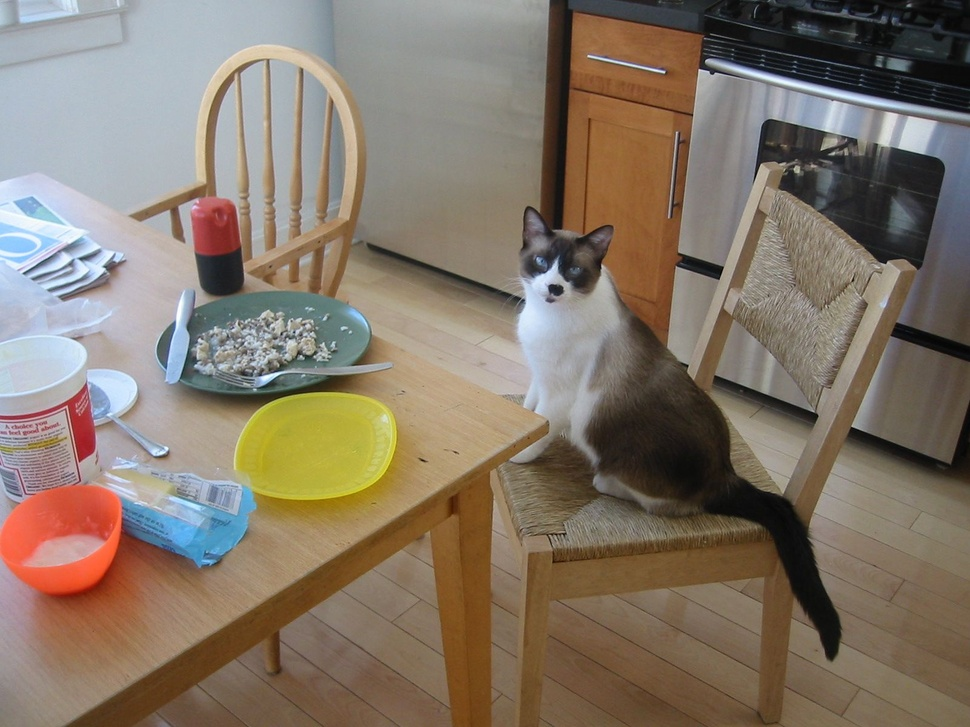
%> input picture PCA/PCA_from_image_data/IMG_2616.jpg, 970 x 727 px, shrunk from 1600 x 1200 before the run
$ octave PCA_from_image_data.m   (GNU Octave 9; MATLAB toolbox functions it lacks are replaced by stand-ins)
%> lines starting %> are read from the running program, lines starting %| are printed output that depends on the picture
%% Transforms - PCA
% Find PCA for image data


%% Start

clear

%% Load image

a = imread('IMG_2616.jpg');
%> a is the input picture: size 727x970x3 uint8; mean R, G, B 132, 118.9, 104.7
a = rgb2gray(a);
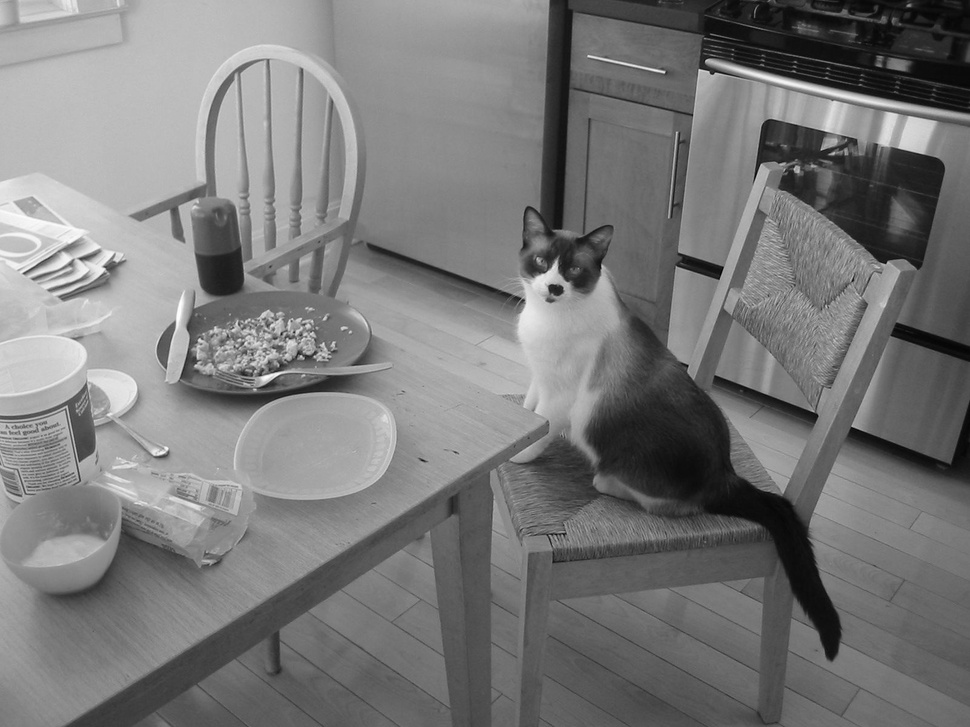
%> a: size 727x970 uint8; min 3, max 254, mean 121.2
a = double(a);
%> a: size 727x970 double

figure(1)
clf
imagesc(a);
colormap gray
axis image

%% Extract sequences of length 8

% Ensure that the number of rows is a multiple of 8
[N1, N2] = size(a);
%> N1 = 727; N2 = 970
M1 = 8*floor(N1/8);
%> M1 = 720
a = a(1:M1,:);
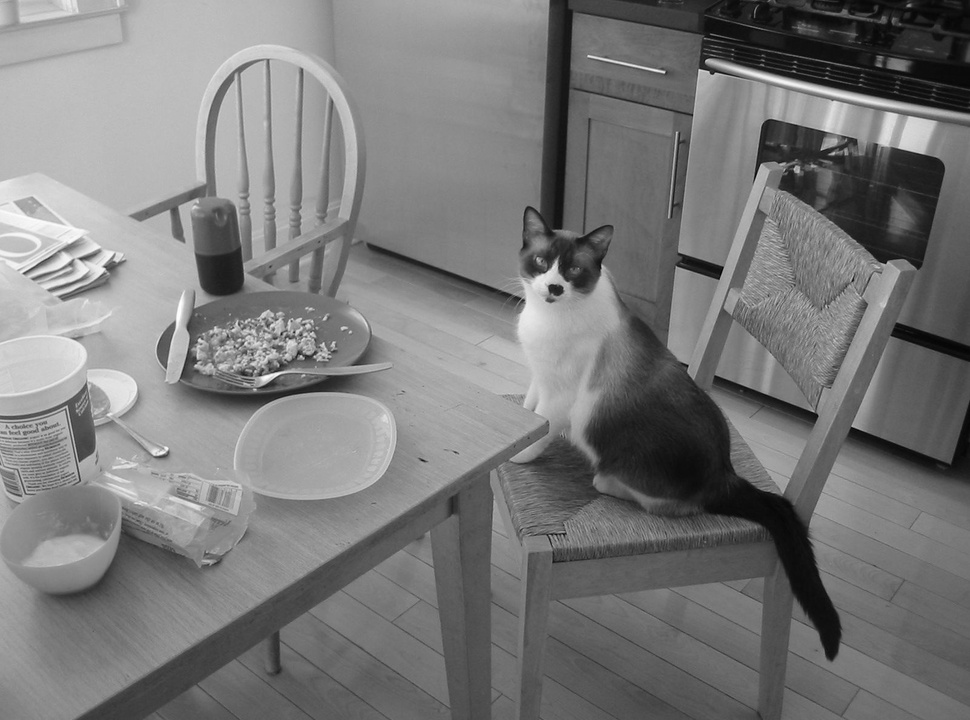
%> a: size 720x970 double; min 3, max 254, mean 121.5

% convert to single one-dimensional array
x = a(:);

% reshape into array where each column is an 8-point sequence
x = reshape(x,8,M1*N2/8);

size(x)
%> ans = [8 87300]

%% Compute and remove mean

m = mean(x,2);      % average 8-point sequence
%> m = [121.6; 121.6; 121.5; 121.5; 121.5; 121.5; 121.4; 121.3]
figure(2)
clf
plot(m)
ylim([0 255])
box off
title('mean 8-point signal')   % note: practically a constant!
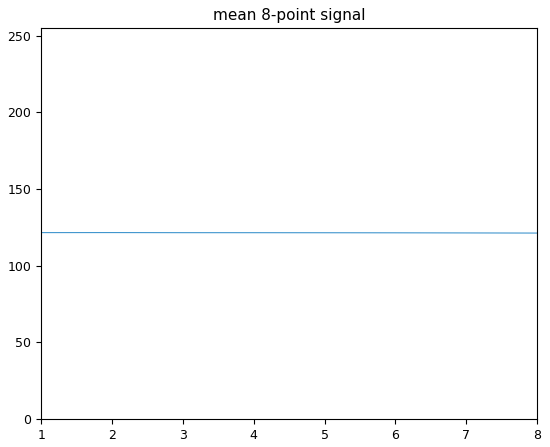
%> figure redrawn from the program's plot data

% Subtract 8-point mean signal from each 8-point signal
x2 = bsxfun(@minus, x, m);

%% Compute covariance matrix

N = size(x2,2);
%> N = 87300
R = (1/N) * x2 * x2';
%> R = [2297.1 2256.3 2197.5 2152.3 2109.1 2068 2030.5 1995.4; 2256.3 2292.9 2252.8 2191.2 2146 2102 2059.8 2022.8; 2197.5 2252.8 2288.7 2244.2 2183 2139.3 2093.8 2052.3; 2152.3 2191.2 2244.2 2280 2240.5 2178.1 2131.6 2089.5; 2109.1 2146 2183 2240.5 2280.1 2235 2172.2 2129.9; 2068 2102 2139.3 2178.1 2235 2270.9 2227.7 2167.4; 2030.5 2059.8 2093.8 2131.6 2172.2 2227.7 2262.7 2219.8; 1995.4 2022.8 2052.3 2089.5 2129.9 2167.4 2219.8 2256.5]

size(R)
%> ans = [8 8]

%%

figure(3)
clf
imagesc(R)
colormap(gray)
axis image

%% Compute PCA
% Perform eigen decomposition of covariance matrix.
% The orthonormal matrix of eigenvectors is the KLT

[V, D] = eig(R);
%> V = [-0.35 0.465 -0.451 -0.427 -0.326 -0.321 -0.116 0.23; -0.354 0.425 -0.21 0.0515 0.269 0.499 0.3 -0.486; -0.357 0.297 0.176 0.498 0.39 -0.0341 -0.421 0.418; -0.358 0.104 0.462 0.288 -0.332 -0.442 0.484 -0.156; -0.358 -0.108 0.475 -0.298 -0.372 0.385 -0.478 -0.176; -0.355 -0.295 0.185 -0.477 0.406 0.0863 0.406 0.434; -0.351 -0.427 -0.218 -0.043 0.336 -0.461 -0.283 -0.49; -0.346 -0.472 -0.448 0.408 -0.378 0.289 0.109 0.229]; D = [17302.7 0 0 0 0 0 0 0; 0 560.1 0 0 0 0 0 0; 0 0 180.4 0 0 0 0 0; 0 0 0 85.11 0 0 0 0; 0 0 0 0 52.81 0 0 0; 0 0 0 0 0 29.04 0 0; 0 0 0 0 0 0 4.93 0; 0 0 0 0 0 0 0 13.78]

% check that R = V * D * V';
err = R - V * D * V';
%> err = [2.73e-12 1.36e-12 3.18e-12 1.82e-12 4.55e-13 9.09e-13 1.59e-12 1.14e-12; 1.36e-12 1.82e-12 2.73e-12 9.09e-13 9.09e-13 -4.55e-13 -4.55e-13 1.59e-12; 3.18e-12 2.73e-12 2.27e-12 4.55e-13 3.64e-12 -9.09e-13 0 2.27e-12; 1.36e-12 9.09e-13 4.55e-13 1.36e-12 2.27e-12 -1.36e-12 -1.36e-12 4.55e-13; 2.73e-12 9.09e-13 3.64e-12 2.27e-12 1.82e-12 0 9.09e-13 1.82e-12; 9.09e-13 -4.55e-13 1.36e-12 -9.09e-13 0 -4.55e-13 -9.09e-13 -1.36e-12; 1.59e-12 -4.55e-13 4.55e-13 -1.36e-12 9.09e-13 0 -2.27e-12 -1.36e-12; 1.14e-12 1.59e-12 2.27e-12 4.55e-13 1.82e-12 -1.36e-12 -1.36e-12 0]
max(abs(err(:)))
%> ans = 3.64e-12

%%

% eigenvalues
diag(D)
%> ans = [17302.7; 560.1; 180.4; 85.11; 52.81; 29.04; 4.93; 13.78]

%% Display PCA basis vectors
% Notice how similar the PCA basis vectors are to the DCT basis vectors!
% The first vector is a constant vector (approximately);
% the 2nd vector is like a half-cycle of a cosine waveform;
% the 3rd vector is like a whole cycle of a cosine waveform; etc.

figure(4)
clf
for k = 1:8
    subplot(4,2,k)
    plot(0:7, V(:,k), '.-', 'markersize', 12)
    box off
    xlim([0 7])
    ylim([-1 1])
end
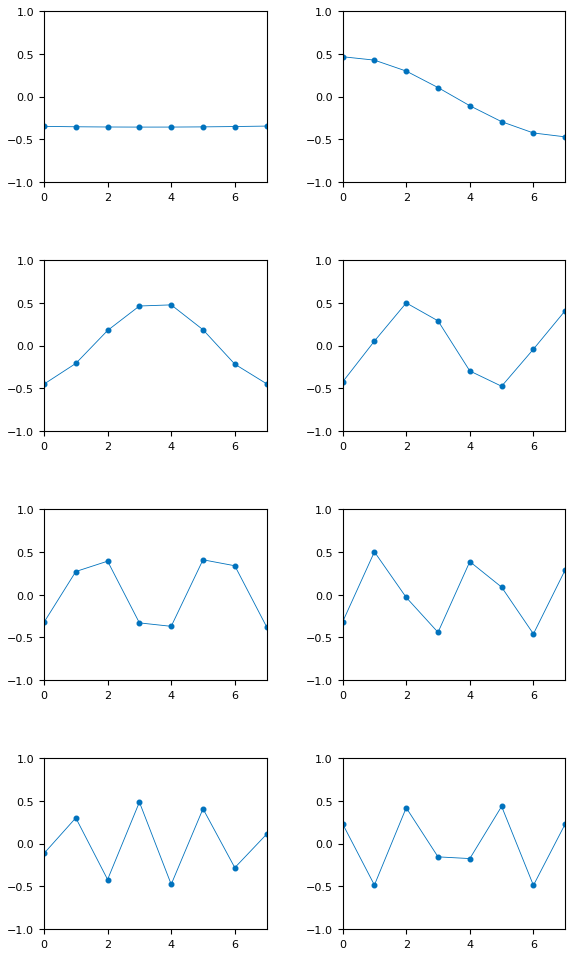
%> figure redrawn from the program's plot data, 8 panels
orient landscape
print -dpdf PCA_from_image_data
